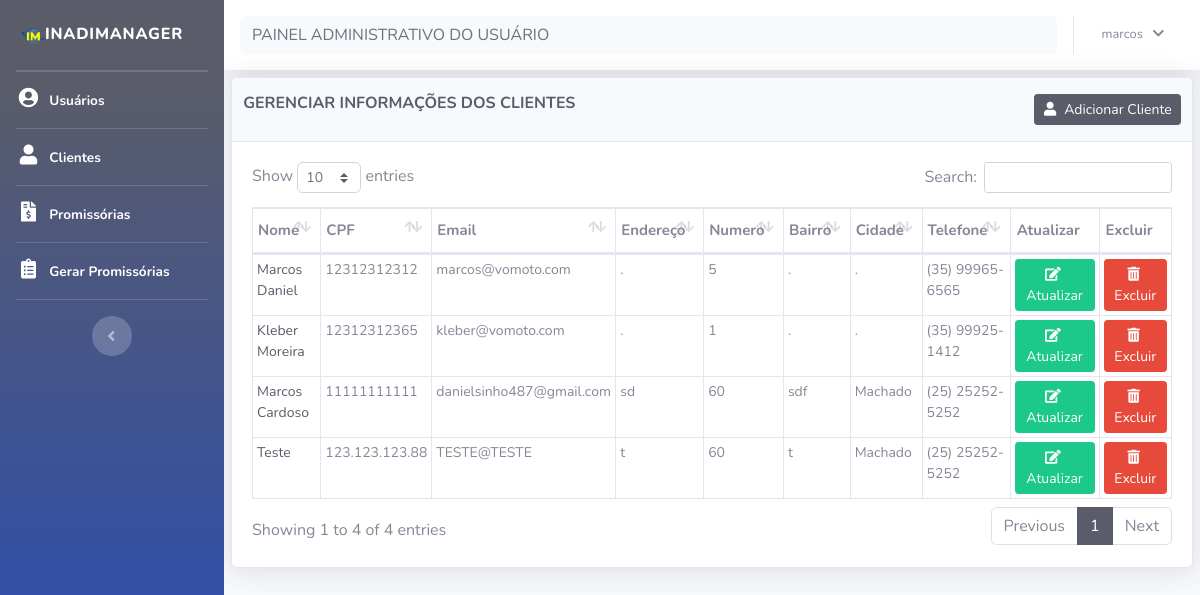
The app's page /cliente/cliente.php (signed in) with its own data.
### tables this page shows
CREATE TABLE IF NOT EXISTS `cliente` (
  `cod` int(11) NOT NULL AUTO_INCREMENT,
  `nome` varchar(100) NOT NULL,
  `cpf` varchar(100) NOT NULL,
  `email` varchar(100) NOT NULL,
  `endereco` varchar(100) NOT NULL,
  `numero` varchar(11) NOT NULL,
  `bairro` varchar(100) NOT NULL,
  `cidade` varchar(100) NOT NULL,
  `telefone` varchar(100) NOT NULL,
  PRIMARY KEY (`cod`)
);

### bd/bd_generico.php (called while the page is built, shortened)
<?php
function listaDados($tabela){
    $conexao = conecta_bd();
    $query = $conexao->prepare("select * from $tabela");
    $query->execute();
    $lista = $query->fetchAll(PDO::FETCH_ASSOC);
    return $lista;
}
?>

### cliente/cliente.php (the view, shortened to what this page needs)
<?php
require_once('../layout/header.php');
require_once('../layout/sidebar.php');
require_once ('../bd/bd_generico.php');
?>
<div id="content">
    <?php require_once('../layout/navbar.php');?>
    <div class="container-fluid">
        <div class="card shadow mb-2">
            <div class="card-header py-3">
                <div class="row">
                    <div class="col-md-8">
                        <h6 class="m-0 font-weight-bold text-primary" id="title">GERENCIAR INFORMAÇÕES DOS CLIENTES</h6>
                    </div>
                    <div class="col-md-4 card_button_title">
                        <a title="Adicionar novo cliente" href="cad_cliente.php"><button type="button" class="btn btn-primary btn-sm card_button_title" data-toggle="modal" id=" "> <i class="fas fa-fw fa-user">&nbsp;</i> Adicionar Cliente</button></a>
                    </div>
                </div>
            </div>
            <div class="card-body">
                <div class="table-responsive">
                    <table class="table table-bordered" id="dataTable" width="100%" cellspacing="0">
                            <thead>
                                <tr>
                                    <th>Nome</th>
                                    <th>CPF</th>
                                    <th>Email</th>
                                    <th>Endereço</th>
                                    <th>Numero</th>
                                    <th>Bairro</th>
                                    <th>Cidade</th>
                                    <th>Telefone</th>
                                    <th class="text-center" data-orderable="false">Atualizar</th>
                                    <th class="text-center" data-orderable="false">Excluir</th>
                                </tr>
                            </thead>
                            <tbody>
                                <?php
                                require_once ("../bd/bd_generico.php");
                                $cliente = listaDados("cliente");
                                foreach($cliente as $dados):
                                ?>
                                <tr>
                                    <td><a href="detalhes_cliente.php?cod=<?=$dados['cod'] ?>"><?= $dados['nome'] ?></a></td>
                                    <td><?= $dados['cpf'] ?></td>
                                    <td><?= $dados['email'] ?></td>
                                    <td><?= $dados['endereco'] ?></td>
                                    <td><?= $dados['numero'] ?></td>
                                    <td><?= $dados['bairro'] ?></td>
                                    <td><?= $dados['cidade'] ?></td>
                                    <td><?= $dados['telefone'] ?></td>
                                    <td class="text-center">
                                        <a title="Atualizar" href="editar_cliente.php?cod=<?= $dados['cod']; ?>" class="btn btn-sm btn-success"><i class="fas fa-edit">&nbsp;</i>Atualizar</a>
                                    </td>
                                    <td class="text-center">
                                        <a title="Excluir" href="javascript:void(0)" data-toggle="modal" data-target="#excluir-<?= $dados['cod']; ?>" class="btn btn-sm btn-danger"><i class="fas fa-trash-alt">&nbsp;</i>Excluir</a>
                                    </td>
                                </tr>
                            <?php endforeach ?>
                        </tbody>
                    </table>
                </div>
            </div>
        </div>
    </div>
    <?php
    require_once('../layout/footer.php');
    ?>

### css/custom.css (style rules this page uses)
.card_button_title { float: right; }
.table td, .table th { padding-right: 0; }
.table td { padding: .25rem; font-size: 14px; }
.table_resultfim td, th { padding: .87rem !important; }
.table_result td, th { padding: 1.1rem !important; }
.table th { padding-top: 10px !important; padding-bottom: 10px !important; padding-left: 5px !important; font-size: 15px; }
.table_process td, .table th { padding-right: 0; }

### records on screen
cliente: nome "Marcos Daniel", cpf "12312312312", email "marcos@vomoto.com", endereco ".", numero "5", bairro ".", cidade ".", telefone "(35) 99965-6565"
cliente: nome "Kleber Moreira", cpf "12312312365", email "kleber@vomoto.com", endereco ".", numero "1", bairro ".", cidade ".", telefone "(35) 99925-1412"
cliente: nome "Marcos Cardoso", cpf "11111111111", email "danielsinho487@gmail.com", endereco "sd", numero "60", bairro "sdf", cidade "Machado", telefone "(25) 25252-5252"
cliente: nome "Teste", cpf "123.123.123.88", email "TESTE@TESTE", endereco "t", numero "60", bairro "t", cidade "Machado", telefone "(25) 25252-5252"

### other values on screen
$_SESSION['nome_usu'] "marcos"
